Frame 1 (no input): blank canvas, image omitted
Frame 60 (the mouse pressed at the canvas centre just before this capture): blank canvas, image omitted
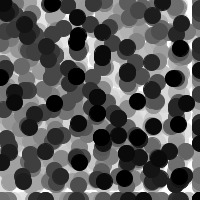
Frame 120 (the mouse held since frame 60 and released just before this capture)

The Processing sketch whose frames 1 and 60 were blank and that drew this single picture after the mouse press (run headless with seeded random() and noise(); from frame 60 on, the mouse is pressed at the canvas centre):

// Processing sketch: processing_44167
// ── processing_44167.pde

// Creating an array of objects.
Mover[] movers = new Mover[20];

void setup() {
  size(200,200);
  smooth();
  background(255);
  // Initializing all the elements of the array
  for (int i = 0; i < movers.length; i++) {
    movers[i] = new Mover(); 
  }
}

void draw() {
  noStroke();
  fill(255,10);
  rect(0,0,width,height);

  // Calling functions of all of the objects in the array.
  for (int i = 0; i < movers.length; i++) {
    movers[i].update();
    movers[i].checkEdges();
    movers[i].display(); 
  }
}

class Mover {

  PVector location;
  PVector velocity;
  PVector acceleration;
  float topspeed;

  Mover() {
    location = new PVector(random(width),random(height));
    velocity = new PVector(0,0);
    topspeed = 4;
  }

  void update() {

    // Our algorithm for calculating acceleration:
    PVector mouse = new PVector(mouseX,mouseY);
    PVector dir = PVector.sub(mouse,location);  // Find vector pointing towards mouse
    dir.normalize();     // Normalize
    dir.mult(0.5);       // Scale 
    acceleration = dir;  // Set to acceleration

    // Motion 101!  Velocity changes by acceleration.  Location changes by velocity.
    velocity.add(acceleration);
    //velocity.limit(topspeed);
    location.add(velocity);
  }

  void display() {
    if(mousePressed){
    stroke(0);
    fill(0);
    ellipse(location.x,location.y,16,16);
    }
  }

  void checkEdges() {

    if (location.x > width) {
      location.x = 0;
    } else if (location.x < 0) {
      location.x = width;
    }

    if (location.y > height) {
      location.y = 0;
    }  else if (location.y < 0) {
      location.y = height;
    }

  }

}
